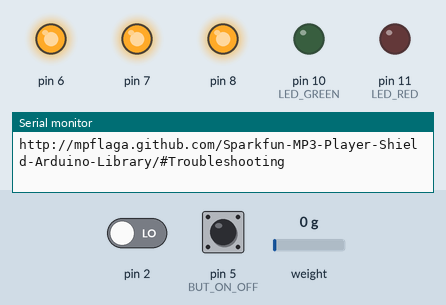
This sketch was run on a simulated Arduino Uno, built for the host (arithmetic inside an expression is 32-bit, double 64-bit). Shown: output pins drawn as LEDs (lit = HIGH), the last lines printed to the serial monitor. The test bench sets the inputs (shaded band); at power-on: pin 2 LOW, pin 5 (BUT_ON_OFF) LOW, weight on the scale 0 g. Storage starts empty.

Above: at 2.0 s.
2.1 s: pin 2 driven HIGH
At 2.2 s:
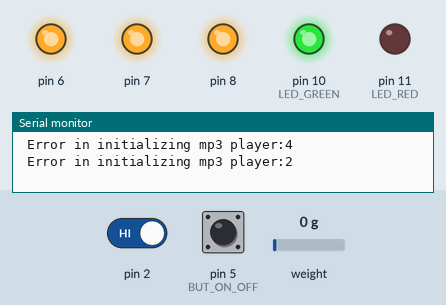
At 4.5 s:
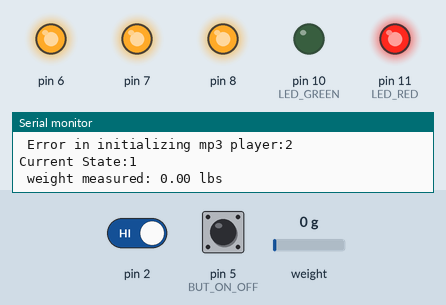
6.3 s: pin 5 (BUT_ON_OFF) pulled HIGH for 1 s
At 7.2 s:
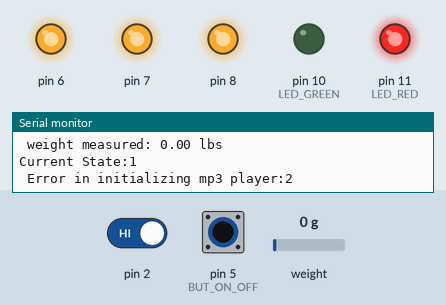
Timing chart, 0 to 9.3 s (numbered marks = the images above; inputs shaded):
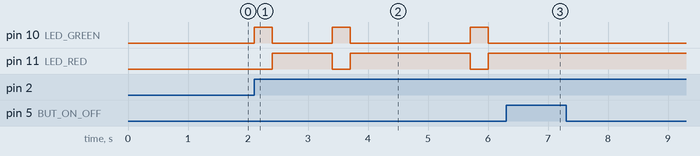

Measured:
- after the input at 2.1 s, pin 10 (LED_GREEN): goes HIGH 0.30 s, LOW 1.0 s, HIGH 0.30 s, LOW 2.0 s, HIGH 0.30 s, then LOW, starting at once; pin 11 (LED_RED): goes HIGH 1.0 s, LOW 0.30 s, HIGH 2.0 s, LOW 0.30 s, then HIGH, starting after 0.31 s
- after the input at 6.3 s, pin 10 (LED_GREEN): stops changing and stays LOW; pin 11 (LED_RED): stops changing and stays HIGH

The sketch:

Water_Minder_test.ino
```cpp
#include <SPI.h>           // SPI library
#include <SdFat.h>         // SDFat Library
#include <SFEMP3Shield.h>  // Mp3 Shield Library

#include "HX711.h" // load cell

const int BUT_ON_OFF  = 5;

const int LED_RED     = 11;
const int LED_GREEN   = 10;

const int WT_CLK      = 3;
const int WT_DT       = 4;
const float WT_CALI_FACTOR = -3200000.0; //This value is obtained by using the SparkFun_HX711_Calibration sketch

const int ST_OFF          = 0;
const int ST_ON_NO_WATER  = 1;
const int ST_ON_WEIGHT    = 2;

const int TK_WELCOME        = 1;
const int TK_COGRATULATIONS = 2;
const int TK_SOME           = 3;
const int TK_NONE           = 4;
const int TK_AGAIN          = 5;
const int TK_THANK          = 6;


int curState;
// scale
HX711 scale;

//mp3 player
SdFat sd;
SFEMP3Shield MP3player;
const uint8_t volume = 0; // MP3 Player volume 0=max, 255=lowest (off)
const uint16_t monoMode = 1;  // Mono setting 0=off, 3=max

void setup()
{
  pinMode (BUT_ON_OFF, INPUT);
  pinMode (LED_RED, OUTPUT);
  pinMode (LED_GREEN, OUTPUT);


  Serial.begin(115200);
  Serial.println("Welcome to water-minder");

  // init scale
  scale.begin(WT_DT, WT_CLK);
  scale.set_scale(WT_CALI_FACTOR);
  scale.tare(); //Assuming there is no weight on the scale at start up, reset the scale to 0


  //init mp3
  initSD();
  initMP3Player();

  setStateNoWater();
}

void loop() {
    Serial.print("Current State:");
    Serial.println(curState);

    int state;
    state= digitalRead(BUT_ON_OFF);
    if(state==HIGH)
    {
      toggleState();
    }
    else
    {
      float weight = scale.get_units(10);
      Serial. print(" weight measured: ");
      Serial.print(weight);
      Serial.println(" lbs");
      continueState(weight);
    }
    delay(1000);
}

void setStateOff()
{
  curState = ST_OFF;
  digitalWrite(LED_RED, HIGH);
  digitalWrite(LED_GREEN, LOW);
  playTrack(TK_THANK);

}

void setStateNoWater()
{
  curState = ST_ON_NO_WATER;
  playTrack(TK_WELCOME);
  doBlink();

}

void setStateWater()
{
  digitalWrite(LED_RED, LOW);
  digitalWrite(LED_GREEN,HIGH);
}


void doBlink()
{
  digitalWrite(LED_RED, LOW);
  digitalWrite(LED_GREEN,HIGH);
  delay(300);
  digitalWrite(LED_RED, HIGH);
  digitalWrite(LED_GREEN,LOW);
}

void toggleState()
{
  if(curState == ST_OFF)
  {
    setStateNoWater();
  }
  else
  {
    setStateOff();
  }

}

void continueState(float weight)
{
  if (curState == ST_ON_NO_WATER)
  {
    doBlink();
  }
}

void playTrack(int track)
{
  // If another track is playing, stop it
  if (MP3player.isPlaying())
    MP3player.stopTrack();

  //Use the playTrack function to play a numbered track:
  uint8_t result = MP3player.playTrack(track);
  if (result == 0)
  {
    Serial.print("playing track");
    Serial.println(track);
  }
  else
  {
    Serial.print(" Error in initializing mp3 player:");
    Serial.println(result);
  }
}
// initSD() initializes the SD card and checks for an error.
void initSD()
{
  //Initialize the SdCard.
  if(!sd.begin(SD_SEL, SPI_HALF_SPEED))
    sd.initErrorHalt();
  if(!sd.chdir("/"))
    sd.errorHalt("sd.chdir");
}

// initMP3Player() sets up all of the initialization for the
// MP3 Player Shield. It runs the begin() function, checks
// for errors, applies a patch if found, and sets the volume/
// stero mode.
void initMP3Player()
{
  uint8_t result = MP3player.begin(); // init the mp3 player shield
  if(result != 0) // check result, see readme for error codes.
  {
    Serial.print(" Error in initializing mp3 player:");
    Serial.println(result);
  }
  MP3player.setVolume(volume, volume);
  MP3player.setMonoMode(monoMode);
}
```
